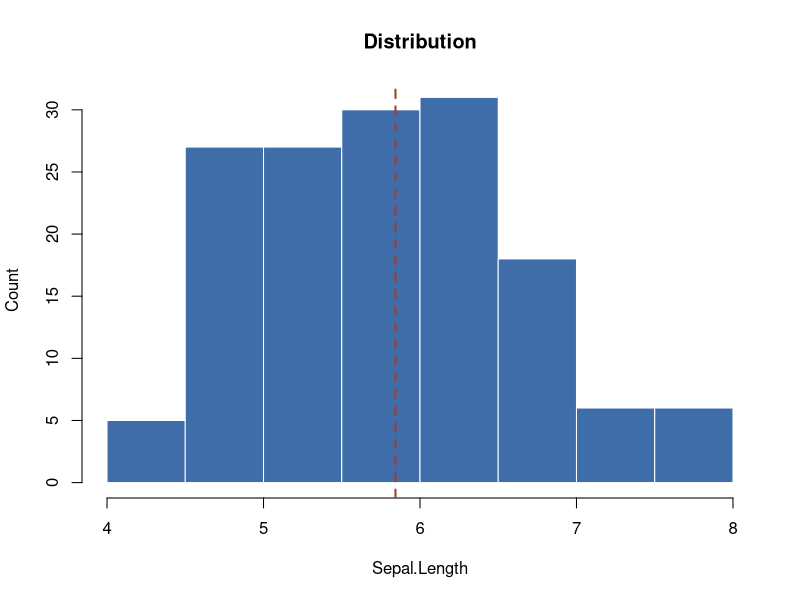
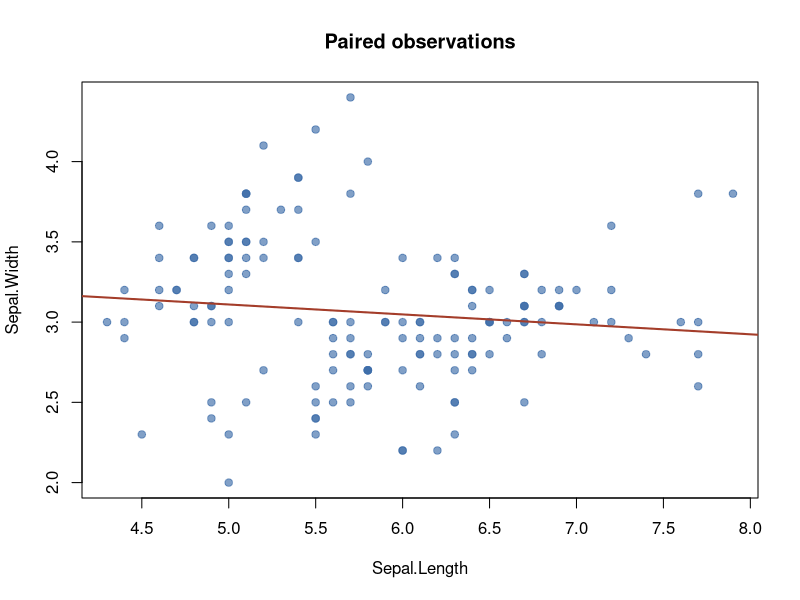

These figures' R source, in order:
# Rj / Rjp interface preview: base R only, no additional packages.
# Open Iris Data. In Rjp, select at least two numeric variables.
# Copy this entire script into the editor and press Run.
# Repeat with Embedded and System R to compare the R home paths below.
# Leave FALSE for an initial test without writing any dataset column.
ADD_OUTPUT_COLUMN <- FALSE

cat("Rj / Rjp interface preview\n")
cat("R version:", R.version.string, "\n")
cat("R home:", R.home(), "\n")
cat("Platform:", R.version$platform, "\n\n")

input_available <- exists("data", inherits = FALSE) && is.data.frame(data)
preview_data <- if (input_available) data else data.frame()
numeric_names <- names(preview_data)[vapply(preview_data, is.numeric, logical(1))]
preferred <- c("Sepal.Length", "Sepal.Width")
if (all(preferred %in% numeric_names))
    numeric_names <- c(preferred, setdiff(numeric_names, preferred))

# A fallback keeps the example usable with an empty or unsuitable selection.
# It never replaces the dataset supplied by jamovi.
using_demo <- length(numeric_names) < 2L || nrow(preview_data) == 0L
if (!using_demo) {
    selected <- numeric_names[1:2]
    using_demo <- any(vapply(preview_data[selected], function(x)
        sum(is.finite(x)) < 2L, logical(1)))
}
if (using_demo) {
    preview_data <- datasets::iris[c("Sepal.Length", "Sepal.Width")]
    selected <- names(preview_data)
    cat("Source: built-in Iris demonstration data.\n")
    cat("Select two numeric variables to use your current jamovi data.\n\n")
} else {
    cat("Source: current jamovi data / Rjp selected variables.\n")
    cat("Rows:", nrow(preview_data), "  Columns:", ncol(preview_data), "\n\n")
}

summary_rows <- lapply(selected, function(name) {
    values <- preview_data[[name]]
    valid <- values[is.finite(values)]
    data.frame(Variable = name, N = length(valid),
        Missing_or_invalid = sum(!is.finite(values)),
        Mean = mean(valid), SD = stats::sd(valid), Median = stats::median(valid),
        Minimum = min(valid), Maximum = max(valid), check.names = FALSE)
})
summary_table <- do.call(rbind, summary_rows)
cat("Descriptive statistics\n")
print(summary_table, row.names = FALSE, digits = 4)

x <- preview_data[[selected[1]]]
y <- preview_data[[selected[2]]]
paired <- is.finite(x) & is.finite(y)

# Group drawing commands so each figure is captured as one result image.
{
    graphics::hist(x[is.finite(x)], breaks = "Sturges", col = "#3e6da9",
        border = "white", main = "Distribution", xlab = selected[1],
        ylab = "Count")
    graphics::abline(v = mean(x[is.finite(x)]), col = "#a43d2a", lwd = 2,
        lty = 2)
}

{
    if (sum(paired) >= 2L) {
        graphics::plot(x[paired], y[paired], pch = 19,
            col = grDevices::adjustcolor("#3e6da9", alpha.f = 0.65),
            xlab = selected[1], ylab = selected[2], main = "Paired observations")
        if (length(unique(x[paired])) >= 2L)
            graphics::abline(stats::lm(y[paired] ~ x[paired]),
                col = "#a43d2a", lwd = 2)
    } else {
        graphics::plot.new()
        graphics::title(main = "Paired observations")
        graphics::text(0.5, 0.5, "Fewer than two complete pairs")
    }
}

if (ADD_OUTPUT_COLUMN) {
    if (using_demo || !input_available) {
        cat("\nOutput skipped: demonstration data must not create dataset columns.\n")
    } else {
        values <- data[[selected[1]]]
        finite <- is.finite(values)
        z <- rep(NA_real_, length(values))
        deviation <- stats::sd(values[finite])
        z[finite] <- if (is.finite(deviation) && deviation > 0)
            (values[finite] - mean(values[finite])) / deviation else 0
        data$Rj_preview_z <- z
        cat("\nRj_preview_z prepared from", selected[1], ".\n")
        cat("Only Rjp writes new columns to the jamovi dataset.\n")
    }
} else {
    cat("\nDataset column creation is disabled.\n")
}
cat("Script completed. Check the text and both plots in Results.\n")
# The known resize-persistence issue is not fixed in the first UI preview.
